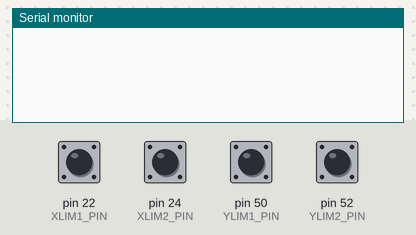
This sketch was run on a simulated Arduino Mega 2560, built with avr-gcc and run on an emulated ATmega2560. Shown: the last lines printed to the serial monitor. The inputs (shaded band) are chosen by the test bench; at power-on: pin 22 (XLIM1_PIN), pin 24 (XLIM2_PIN), pin 50 (YLIM1_PIN), pin 52 (YLIM2_PIN) HIGH.

Above: at 1.8 s.
1.9 s: pin 22 (XLIM1_PIN) pulled LOW for 0.6 s
At 3.0 s:
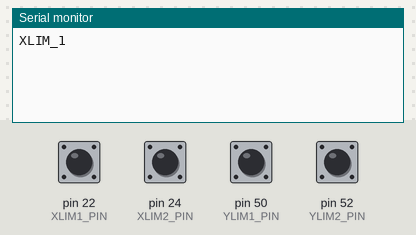
4.0 s: pin 50 (YLIM1_PIN) pulled LOW for 0.6 s
At 4.9 s:
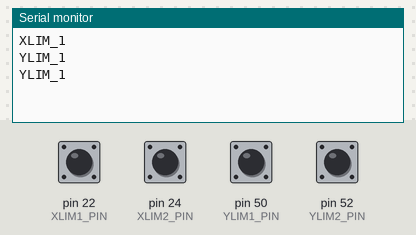
6.1 s: pin 24 (XLIM2_PIN) pulled LOW for 0.6 s
At 7.6 s:
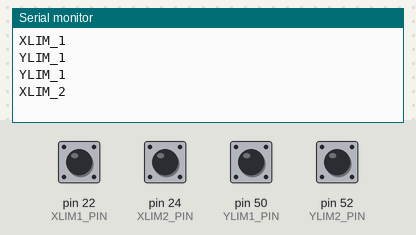
8.2 s: pin 52 (YLIM2_PIN) pulled LOW for 0.6 s
At 9.1 s:
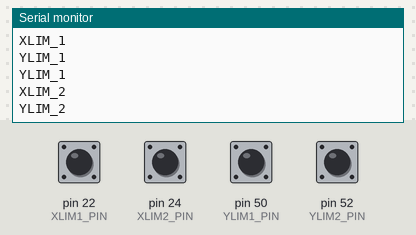

The sketch:

limitSwitchTest.ino
```cpp
#define XLIM1_PIN         22
#define XLIM2_PIN         24
#define YLIM1_PIN         50
#define YLIM2_PIN         52

int X1;
int X2;
int Y1;
int Y2;

void setup() {
  pinMode(XLIM1_PIN,      INPUT_PULLUP);
  pinMode(XLIM2_PIN,      INPUT_PULLUP);
  pinMode(YLIM1_PIN,      INPUT_PULLUP);
  pinMode(YLIM2_PIN,      INPUT_PULLUP);

  Serial.begin(9600);
}

void loop() {
  limitSwitchTest();
  delay(500);
}

void limitSwitchTest() {
  X1 = digitalRead(XLIM1_PIN);
  X2 = digitalRead(XLIM2_PIN);
  Y1 = digitalRead(YLIM1_PIN);
  Y2 = digitalRead(YLIM2_PIN);

  if (X1 == LOW) {
    Serial.println("XLIM_1");
  } else if (X2 == LOW) {
    Serial.println("XLIM_2");
  } else if (Y1 == LOW) {
    Serial.println("YLIM_1");
  } else if (Y2 == LOW) {
    Serial.println("YLIM_2");
  }
}
```

Measured:
- after the input at 1.9 s, the serial monitor: prints a new line after 0.10 s (image 1)
- after the input at 4.0 s, the serial monitor: prints a new line at once (image 2)
- after the input at 6.1 s, the serial monitor: prints a new line after 0.40 s (image 3)
- after the input at 8.2 s, the serial monitor: prints a new line after 0.30 s (image 4)
